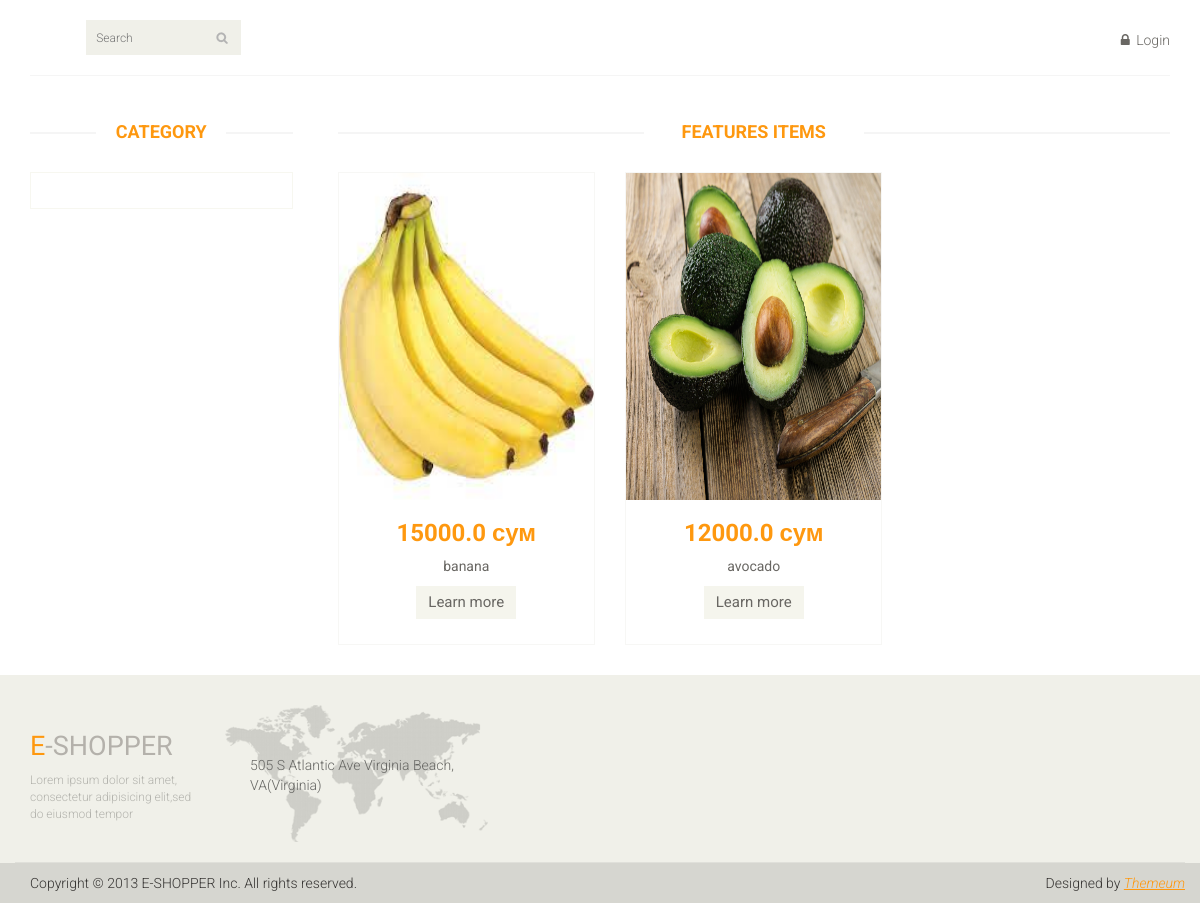
Page /products on the committed database.
### main_page/models.py (models this page shows, shortened)
class Product(models.Model):
    product_category = models.ForeignKey(Category, on_delete=models.CASCADE)
    product_name = models.CharField(max_length=110)
    product_price = models.FloatField()
    product_des = models.TextField()
    product_count = models.IntegerField()
    added_date = models.DateTimeField(auto_now_add=True)
    product_image = models.ImageField(upload_to='media', null=True, blank=True)

### main_page/views.py (the view)
# urls.py: path('products', views.get_all_products),
def get_all_products(request):
    all_products = models.Product.objects.all()# Получить всё
    return render(request, 'index.html', {'all_products': all_products})

### main_page/templates/index.html (shortened to what this page needs)
{% load static %}
<!DOCTYPE html>
<html lang="en">
<head>
    <link href="{% static 'css/bootstrap.min.css' %}" rel="stylesheet">
    <link href="{% static 'css/font-awesome.min.css' %}" rel="stylesheet">
    <link href="{% static 'css/prettyPhoto.css' %}" rel="stylesheet">
    <link href="{% static 'css/price-range.css' %}" rel="stylesheet">
    <link href="{% static 'css/animate.css' %}" rel="stylesheet">
	<link href="{% static 'css/main.css' %}" rel="stylesheet">
	<link href="{% static 'css/responsive.css' %}" rel="stylesheet">
</head>
<body>
	<header id="header">
		<div class="header-middle">
			<div class="container">
				<div class="row">
					<div class="col-sm-4">
						<div class="btn-group pull-right">
							<div class="col-sm-3">
								<div class="search_box pull-right">
									<form method="POST">
										  <input type="text" placeholder="Search" name="search_bar" />
									</form>
								</div>
							</div>
						</div>
					</div>
					<div class="col-sm-8">
						<div class="shop-menu pull-right">
							<ul class="nav navbar-nav">
								{% if user.is_authenticated %}
									<li><a href="/">Home</a></li>
									<li><a href="/user_cart"><i class="fa fa-shopping-cart"></i> Cart</a></li>
									<li><a href="/accounts/logout/"><i class="fa fa-lock"></i> Logout</a></li>
								{% else %}
									<li><a href="/accounts/login/"><i class="fa fa-lock"></i> Login</a></li>
								{% endif %}
							</ul>
						</div>
					</div>
				</div>
			</div>
		</div>
	</header>
	{% block content %}
	<section id="slider">
		<div class="container">
			<div class="row">
				<div class="col-sm-12">
				</div>
			</div>
		</div>
	</section>
	<section>
		<div class="container">
			<div class="row">
				<div class="col-sm-3">
					<div class="left-sidebar">
						<h2>Category</h2>
						<div class="panel-group category-products" id="accordian">
						</div>
					</div>
				</div>
				<div class="col-sm-9 padding-right">
					<div class="features_items">
						<h2 class="title text-center">Features Items</h2>
						{% for i in all_products %}
							<div class="col-sm-4">
								<div class="product-image-wrapper">
									<div class="single-products">
										<div class="productinfo text-center">
											<a href="/{{ i.id }}"><img src="{{ i.product_image }}"></a>
											<h2>{{ i.product_price }} сум</h2>
											<p>{{ i.product_name }}</p>
											<a href="/{{ i.id }}" class="btn btn-default add-to-cart">Learn more</a>
										</div>
									</div>
								</div>
							</div>
						{% endfor %}
					</div>
				</div>
			</div>
		</div>
	</section>
{% endblock content %}
	<footer id="footer">
		<div class="footer-top">
			<div class="container">
				<div class="row">
					<div class="col-sm-2">
						<div class="companyinfo">
							<h2><span>e</span>-shopper</h2>
							<p>Lorem ipsum dolor sit amet, consectetur adipisicing elit,sed do eiusmod tempor</p>
						</div>
					</div>
					<div class="col-sm-3">
						<div class="address">
							<img src="images/home/map.png" alt="" />
							<p>505 S Atlantic Ave Virginia Beach, VA(Virginia)</p>
						</div>
					</div>
				</div>
			</div>
		</div>
		<div class="footer-bottom">
			<div class="container">
				<div class="row">
					<p class="pull-left">Copyright © 2013 E-SHOPPER Inc. All rights reserved.</p>
					<p class="pull-right">Designed by <span><a target="_blank" href="http://www.themeum.com">Themeum</a></span></p>
				</div>
			</div>
		</div>
	</footer>
</body>
</html>

### main_page/static/css/main.css (style rules this page uses)
body { font-family: 'Roboto', sans-serif; background:; position: relative; font-weight:400px; }
ul li { list-style: none; }
a { -webkit-transition: 300ms; -moz-transition: 300ms; -o-transition: 300ms; transition: 300ms; }
h1, h2, h3, h4, h5, h6 { font-family: 'Roboto', sans-serif; }
.header-middle .container .row { border-bottom: 1px solid #f5f5f5; margin-left: 0; margin-right: 0; padding-bottom: 20px; padding-top: 20px; }
.header-middle .container .row .col-sm-4 { padding-left: 0; }
.header-middle .container .row .col-sm-8 { padding-right:0; }
.shop-menu ul li { display:inline-block; padding-left: 15px; padding-right: 15px; }
.shop-menu ul li:last-child { padding-right: 0; }
.shop-menu ul li a { background: #FFFFFF; color: #696763; font-family: 'Roboto', sans-serif; font-size: 14px; font-weight: 300; padding:0; padding-right: 0; margin-top: 10px; }
.shop-menu ul li a i { margin-right:3px; }
.search_box input { background: #F0F0E9; border: medium none; color: #B2B2B2; font-family: 'roboto'; font-size: 12px; font-weight: 300; height: 35px; outline: medium none; padding-left: 10px; width: 155px; background-image: url(../images/home/searchicon.png); background-repeat: no-repeat; background-position: 130px; }
#footer { background: #F0F0E9; }
.footer-top .container { border-bottom: 1px solid #E0E0DA; padding-bottom: 20px; }
.companyinfo { margin-top: 57px; }
.companyinfo h2 { color: #B4B1AB; font-family: abel; font-size: 27px; text-transform: uppercase; }
.companyinfo h2 span { color:#FE980F; }
.companyinfo p { color: #B3B3AD; font-family: 'Roboto', sans-serif; font-size: 12px; font-weight: 300; }
.footer-top .col-sm-3 { overflow: hidden; }
.address { margin-top: 30px; position: relative; overflow: hidden; }
.address img { width:100%; }
.address p { color: #666663; font-family: 'Roboto', sans-serif; font-size: 14px; font-weight: 300; left: 25px; position: absolute; top: 50px; }
.footer-bottom { background: #D6D6D0; padding-top: 10px; }
.footer-bottom p { color: #363432; font-family: 'Roboto', sans-serif; font-weight: 300; margin-left: 15px; }
.footer-bottom p span a { color: #FE980F; font-style: italic; text-decoration: underline; }
#slider { padding-bottom: 45px; }
.category-products { border: 1px solid #F7F7F0; margin-bottom: 35px; padding-bottom: 20px; padding-top: 15px; }
.left-sidebar h2, .brands_products h2 { color: #FE980F; font-family: 'Roboto', sans-serif; font-size: 18px; font-weight: 700; margin: 0 auto 30px; text-align: center; text-transform: uppercase; position: relative; z-index:3; }
.left-sidebar h2:after, h2.title:after { content: " "; position: absolute; border: 1px solid #f5f5f5; bottom:8px; left: 0; width: 100%; height: 0; z-index: -2; }
.left-sidebar h2:before { content: " "; position: absolute; background: #fff; bottom: -6px; width: 130px; height: 30px; z-index: -1; left: 50%; margin-left: -65px; }
h2.title:before { content: " "; position: absolute; background: #fff; bottom: -6px; width: 220px; height: 30px; z-index: -1; left: 50%; margin-left: -110px; }
.padding-right { padding-right: 0; }
.features_items { overflow:hidden; }
h2.title { color: #FE980F; font-family: 'Roboto', sans-serif; font-size: 18px; font-weight: 700; margin: 0 15px; text-transform: uppercase; margin-bottom: 30px; position: relative; }
.product-image-wrapper { border:1px solid #F7F7F5; overflow: hidden; margin-bottom:30px; }
.single-products { position: relative; }
.productinfo h2 { color: #FE980F; font-family: 'Roboto', sans-serif; font-size: 24px; font-weight: 700; }
.productinfo p { font-family: 'Roboto', sans-serif; font-size: 14px; font-weight: 400; color: #696763; }
.productinfo img { width: 255.48px; height: 326.81px; }
.productinfo { position:relative; }
.add-to-cart { background:#F5F5ED; border: 0 none; border-radius: 0; color: #696763; font-family: 'Roboto', sans-serif; font-size: 15px; margin-bottom: 25px; }

### rows in the picture
Product: product_image (picture), product_price "15000.0", product_name "banana"
Product: product_image (picture), product_price "12000.0", product_name "avocado"
